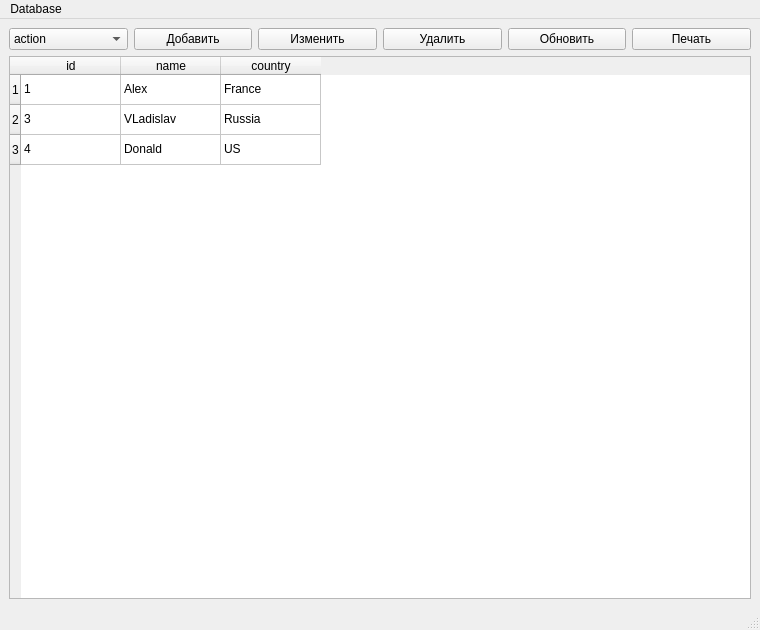
<?xml version="1.0" encoding="UTF-8"?>
<ui version="4.0">
 <class>MainWindow</class>
 <widget class="QMainWindow" name="MainWindow">
  <property name="geometry">
   <rect>
    <x>0</x>
    <y>0</y>
    <width>760</width>
    <height>630</height>
   </rect>
  </property>
  <property name="windowTitle">
   <string>MainWindow</string>
  </property>
  <widget class="QWidget" name="centralwidget">
   <layout class="QGridLayout" name="gridLayout">
    <item row="0" column="0">
     <layout class="QHBoxLayout" name="horizontalLayout">
      <item>
       <widget class="QComboBox" name="comboBox">
        <item>
         <property name="text">
          <string>action</string>
         </property>
        </item>
        <item>
         <property name="text">
          <string>allDeliveries</string>
         </property>
        </item>
        <item>
         <property name="text">
          <string>author</string>
         </property>
        </item>
        <item>
         <property name="text">
          <string>book</string>
         </property>
        </item>
        <item>
         <property name="text">
          <string>logs</string>
         </property>
        </item>
        <item>
         <property name="text">
          <string>marketBook</string>
         </property>
        </item>
        <item>
         <property name="text">
          <string>staffMember</string>
         </property>
        </item>
        <item>
         <property name="text">
          <string>typeStyle</string>
         </property>
        </item>
        <item>
         <property name="text">
          <string>bookView</string>
         </property>
        </item>
       </widget>
      </item>
      <item>
       <widget class="QPushButton" name="pushButton">
        <property name="text">
         <string>Добавить</string>
        </property>
       </widget>
      </item>
      <item>
       <widget class="QPushButton" name="pushButton_2">
        <property name="text">
         <string>Изменить</string>
        </property>
       </widget>
      </item>
      <item>
       <widget class="QPushButton" name="pushButton_3">
        <property name="text">
         <string>Удалить</string>
        </property>
       </widget>
      </item>
      <item>
       <widget class="QPushButton" name="pushButton_4">
        <property name="text">
         <string>Обновить</string>
        </property>
       </widget>
      </item>
      <item>
       <widget class="QPushButton" name="pushButton_5">
        <property name="text">
         <string>Печать</string>
        </property>
       </widget>
      </item>
     </layout>
    </item>
    <item row="1" column="0">
     <widget class="QTableWidget" name="tableWidget">
      <property name="layoutDirection">
       <enum>Qt::LeftToRight</enum>
      </property>
      <property name="dragEnabled">
       <bool>false</bool>
      </property>
      <property name="alternatingRowColors">
       <bool>false</bool>
      </property>
      <property name="selectionBehavior">
       <enum>QAbstractItemView::SelectRows</enum>
      </property>
      <attribute name="verticalHeaderVisible">
       <bool>true</bool>
      </attribute>
      <row>
       <property name="text">
        <string>1</string>
       </property>
      </row>
      <row>
       <property name="text">
        <string>2</string>
       </property>
      </row>
      <row>
       <property name="text">
        <string>3</string>
       </property>
      </row>
      <column>
       <property name="text">
        <string>id</string>
       </property>
      </column>
      <column>
       <property name="text">
        <string>name</string>
       </property>
      </column>
      <column>
       <property name="text">
        <string>country</string>
       </property>
      </column>
      <item row="0" column="0">
       <property name="text">
        <string>1</string>
       </property>
      </item>
      <item row="0" column="1">
       <property name="text">
        <string>Alex</string>
       </property>
      </item>
      <item row="0" column="2">
       <property name="text">
        <string>France</string>
       </property>
      </item>
      <item row="1" column="0">
       <property name="text">
        <string>3</string>
       </property>
      </item>
      <item row="1" column="1">
       <property name="text">
        <string>VLadislav</string>
       </property>
      </item>
      <item row="1" column="2">
       <property name="text">
        <string>Russia</string>
       </property>
      </item>
      <item row="2" column="0">
       <property name="text">
        <string>4</string>
       </property>
      </item>
      <item row="2" column="1">
       <property name="text">
        <string>Donald</string>
       </property>
      </item>
      <item row="2" column="2">
       <property name="text">
        <string>US</string>
       </property>
      </item>
     </widget>
    </item>
   </layout>
  </widget>
  <widget class="QMenuBar" name="menubar">
   <property name="geometry">
    <rect>
     <x>0</x>
     <y>0</y>
     <width>760</width>
     <height>22</height>
    </rect>
   </property>
   <widget class="QMenu" name="menuDatabase">
    <property name="title">
     <string>Database</string>
    </property>
    <addaction name="actionOpen"/>
    <addaction name="actionClose"/>
   </widget>
   <addaction name="menuDatabase"/>
  </widget>
  <widget class="QStatusBar" name="statusbar"/>
  <action name="actionOpen">
   <property name="text">
    <string>Open</string>
   </property>
  </action>
  <action name="actionClose">
   <property name="text">
    <string>Close</string>
   </property>
  </action>
 </widget>
 <resources/>
 <connections/>
</ui>
